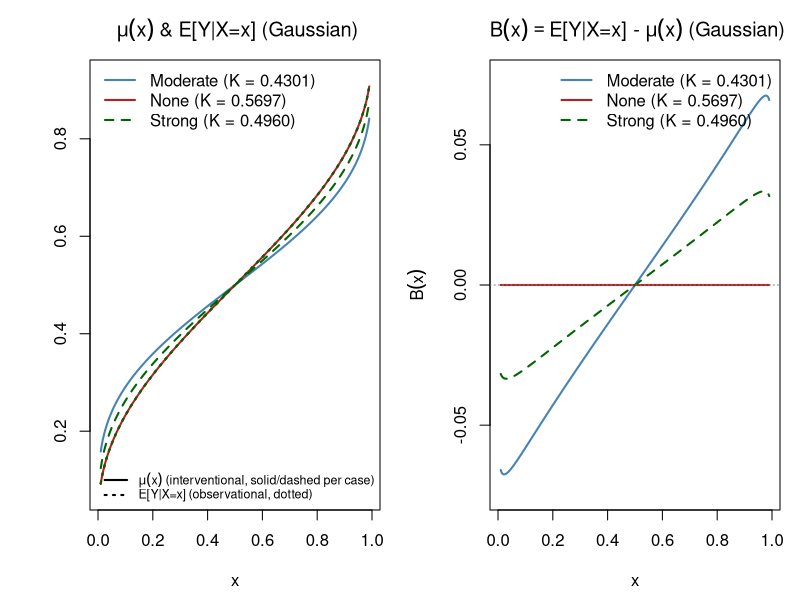
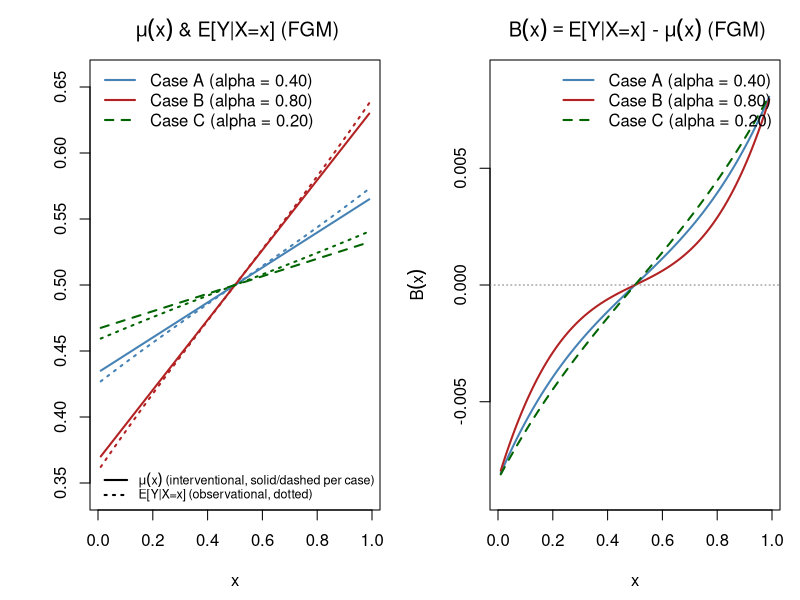

Write R code to recreate these figures, in order.
# ==============================================================================
# Illustrative Numerical Examples: Gaussian and FGM Copulas
# ==============================================================================
#
# This script reproduces the numerical examples in Chapter 4.
#
# The script implements two copula families:
#     - Gaussian copula: mu(x) is U-shaped with tail amplification, governed
#                         by the structural coefficient K (Eq. 5.16), which is
#                         non-monotonic in rho_XZ (Section 5.6.1).
#     - FGM copula      : mu(x) is exactly affine in x, with beta cancelling
#                          out of the mean by an antisymmetry argument
#                          (Eq. 5.23; Section 5.6.2).
#
# For each family and each confounding regime the script computes and
# tabulates, over a grid of treatment quantiles x:
#     (a) Observational mean   E[Y | X = x]           (Eqs. 5.17, 5.24)
#     (b) Interventional mean  mu(x) = E[Y | do(X=x)]  (Eqs. 5.16, 5.23)
#     (c) Confounding bias     B(x) = E[Y|X=x] - mu(x) (Eqs. 5.17, 5.25)
#
# These three quantities -- E[Y|X=x], mu(x), and the analytic confounding
# bias B(x) -- are the only causal quantities reported in this version of
# the dissertation; no ACE, interventional SD, or standardised-ACE object
# is computed.
#
# INPUTS  : none -- all parameters are set inline in "Section 2 - Parameters".
# OUTPUTS : console tables (Table 3: Gaussian; Table 4: FGM) and composite
#           figures (Figure 12: Gaussian; Figure 13: FGM), each showing
#           E[Y|X=x] and mu(x) (left panel) and B(x) (right panel).
#
# PACKAGE DEPENDENCY
#   None beyond base R (stats for pnorm/qnorm/dnorm).
# ==============================================================================


# ==============================================================================
# SECTION 0 - SETUP
# ==============================================================================

# Treatment grid: kept away from 0 and 1 to avoid Phi^{-1}(0) = -Inf
# singularities in the Gaussian family. The representative table values are
# included explicitly so that TABLE_IDX refers to the exact stated x-values.
TABLE_X <- c(0.10, 0.25, 0.50, 0.75, 0.90)

XGRID <- sort(unique(c(
  seq(0.01, 0.99, length.out = 500),
  TABLE_X
)))

# Indices of the representative quantiles used in Tables 3-4.
TABLE_IDX <- sapply(TABLE_X, function(x) which(XGRID == x)[1])

# Shared plotting aesthetics kept consistent across all figures.
COLS <- c("steelblue", "firebrick", "darkgreen")
LTYS <- c(1L, 1L, 2L)


# ==============================================================================
# SECTION 1 - MATHEMATICAL FUNCTIONS
# ==============================================================================

# All functions are defined exactly once here and shared across both copula
# families. Each docstring cites the corresponding equation in Chapter 5 of
# the dissertation.

# ------------------------------------------------------------------------------
# 1A  Gaussian copula (Section 5.6.1)
# ------------------------------------------------------------------------------

#' Structural coefficients of the Gaussian-copula interventional model
#' (dissertation Sec. 5.6.1, Step 2, Eq. 5.16).
#'
#' Regressing Y* on (X*, Z*) under the trivariate-normal representation
#' (X* = Phi^{-1}(X), etc., all marginally N(0,1) with correlation matrix
#' built from rho_XY, rho_XZ, rho_YZ -- see the "Why the asterisk" remark)
#' gives
#'   a = (rho_XY - rho_XZ*rho_YZ) / (1 - rho_XZ^2),
#'   b = (rho_YZ - rho_XY*rho_XZ) / (1 - rho_XZ^2),
#' and the interventional latent variance
#'   V = 1 - a^2 - 2*a*b*rho_XZ,
#' so that Y* | do(X* = x*) ~ N(a * Phi^{-1}(x), V) exactly. Marginalising
#' the probit link Phi over this normal (via the elementary identity Eq. 5.15)
#' gives the interventional-mean slope
#'   K = a / sqrt(1 + V),   so that   mu(x) = Phi(K * Phi^{-1}(x)).
#'
#' The no-confounding value K_0 (i.e. K evaluated at rho_XZ = 0) governs the
#' OBSERVATIONAL mean instead: E[Y|X=x] = Phi(K_0 * Phi^{-1}(x)), since
#' Y* | X* = x* ~ N(rho_XY * Phi^{-1}(x), 1 - rho_XY^2) directly, with no Z*
#' to marginalise (Step 3). K_0 = rho_XY / sqrt(2 - rho_XY^2).
gaussian_K_and_V <- function(rho_xy, rho_xz, rho_yz) {
  a <- (rho_xy - rho_xz * rho_yz) / (1 - rho_xz^2)
  b <- (rho_yz - rho_xy * rho_xz) / (1 - rho_xz^2)
  V <- 1 - a^2 - 2 * a * b * rho_xz
  K <- a / sqrt(1 + V)
  c(a = unname(a), b = unname(b), V = unname(V), K = unname(K))
}

#' No-confounding structural coefficient K_0 = K evaluated at rho_XZ = 0
#' (Eq. 5.17): K_0 = rho_XY / sqrt(2 - rho_XY^2).
gaussian_K0 <- function(rho_xy) {
  rho_xy / sqrt(2 - rho_xy^2)
}

#' Interventional mean  mu(x) = Phi(K * Phi^{-1}(x))   (Eq. 5.16)
#'
#' E[Y | do(X = x)] on the observable uniform [0, 1] scale.
mu_gaussian <- function(x, K) pnorm(K * qnorm(x))

#' Observational mean  E[Y | X = x] = Phi(K_0 * Phi^{-1}(x))   (Eq. 5.17)
#'
#' Same functional form as mu_gaussian(), but driven by K_0 rather than K.
eobs_gaussian <- function(x, K0) pnorm(K0 * qnorm(x))

#' Confounding bias  B(x) = E[Y|X=x] - mu(x)
bias_gaussian <- function(x, K, K0) {
  eobs_gaussian(x, K0) - mu_gaussian(x, K)
}


# ------------------------------------------------------------------------------
# 1B  FGM copula (Section 5.6.2)
# ------------------------------------------------------------------------------

#' Interventional mean mu(x) under the 3-parameter FGM model
#' (Eq. 5.23): mu(x) = 1/2 - alpha*(1-2x)*(1/6 - eta^2/90).
#'
#' Derivation: integrating 1 - F^{(X-down)}_{Y|X}(y|x) (Eq. 5.21) over
#' y in [0,1], using int_0^1 y(1-y) dy = 1/6 and
#' int_0^1 y^2(1-y)^2 dy = 1/30. The beta-term in the CDF contains the
#' factor y(1-y)(1-2y), whose integral vanishes by antisymmetry about
#' y = 1/2. Thus beta cancels from mu(x), although it remains in the full
#' interventional distribution through F_{X|Z}(x|z).
mu_fgm <- function(x, params) {
  alpha <- params["theta_xy_cond"]   # direct effect X -> Y
  eta   <- params["theta_yz"]        # outcome-confounder parameter
  A     <- 1/6 - eta^2 / 90
  
  unname(
    0.5 - alpha * (1 - 2*x) * A
  )
}

#' Observational mean E[Y | X = x] under the confounded FGM DAG (Eq. 5.24).
#'
#' E[Y|X=x] = 1/2 - (1-2x) * [ beta*eta/18 + alpha*(15-eta^2)/90
#'                              - alpha*beta^2*(25-3*eta^2)/225 * x*(1-x) ]
eobs_fgm <- function(x, params) {
  alpha <- params["theta_xy_cond"]
  beta  <- params["theta_xz"]
  eta   <- params["theta_yz"]
  
  bracket <- beta * eta / 18 +
    alpha * (15 - eta^2) / 90 -
    alpha * beta^2 * (25 - 3*eta^2) / 225 * x * (1 - x)
  
  unname(
    0.5 - (1 - 2*x) * bracket
  )
}

#' Confounding bias B(x) = E[Y|X=x] - mu(x) under the FGM model.
#'
#' Subtracting Eqs. 5.23 and 5.24 gives
#'
#'   B(x) = -(beta*eta/18)(1-2x)
#'          + alpha*beta^2*(25-3*eta^2)/225
#'            * x*(1-x)*(1-2x).
#'
#' The beta*eta/18 term is the first-order back-door contribution carried by
#' the Z -> X and Z -> Y legs together. The alpha*(15-eta^2)/90 contribution
#' cancels exactly against the corresponding term in mu(x). The remaining
#' alpha-dependent contribution is the higher-order alpha*beta^2 term.
#' Thus eta enters the bias both through the first-order back-door term and
#' through the higher-order alpha*beta^2 term.
bias_fgm <- function(x, params) {
  alpha <- params["theta_xy_cond"]
  beta  <- params["theta_xz"]
  eta   <- params["theta_yz"]
  
  unname(
    -beta * eta / 18 * (1 - 2*x) +
      alpha * beta^2 * (25 - 3*eta^2) / 225 *
      x * (1 - x) * (1 - 2*x)
  )
}


# ------------------------------------------------------------------------------
# 1C  Generic utility: compute E[Y|X=x], mu(x), and B(x) over a grid
# ------------------------------------------------------------------------------

#' Evaluate the observational mean, interventional mean, and confounding
#' bias at every point of a treatment grid, for a list of parameter cases.
compute_causal_quantities <- function(eobs_fn, mu_fn, bias_fn, params, xgrid) {
  n_x    <- length(xgrid)
  n_case <- length(params)
  
  eobs_mat <- matrix(NA_real_, n_x, n_case)
  mu_mat   <- matrix(NA_real_, n_x, n_case)
  bias_mat <- matrix(NA_real_, n_x, n_case)
  
  for (j in seq_len(n_case)) {
    p <- params[[j]]
    eobs_mat[, j] <- eobs_fn(xgrid, p)
    mu_mat[, j]   <- mu_fn(xgrid, p)
    bias_mat[, j] <- bias_fn(xgrid, p)
  }
  
  list(eobs = eobs_mat, mu = mu_mat, bias = bias_mat)
}


# ------------------------------------------------------------------------------
# 1D  Generic utility: print a formatted summary table to the console
# ------------------------------------------------------------------------------

#' Print a formatted E[Y|X=x] / mu(x) / B(x) summary table, reproducing the
#' layout of Tables 3-4 of the dissertation.
#'
#' @param res         Output list from compute_causal_quantities()
#' @param xgrid       Treatment grid (same length as nrow(res$mu))
#' @param idx         Integer vector of exact grid indices to tabulate
#' @param case_names  Character vector of case labels (length = ncol(res$mu))
#' @param param_label Character vector of per-case parameter annotations
print_causal_table <- function(res, xgrid, idx, case_names, param_label) {
  header  <- sprintf("%-6s  %-13s  %-9s  %-9s",
                     "x", "E[Y|X=x]", "mu(x)", "B(x)")
  divider <- strrep("-", 42)
  
  for (j in seq_along(case_names)) {
    cat(sprintf("\n%s (%s):\n", case_names[j], param_label[j]))
    cat(header, "\n", divider, "\n", sep = "")
    
    for (i in idx) {
      cat(sprintf("%-6.2f  %-13.4f  %-9.4f  %-9.4f\n",
                  xgrid[i],
                  res$eobs[i, j],
                  res$mu[i,   j],
                  res$bias[i, j]))
    }
  }
  invisible(NULL)
}


# ------------------------------------------------------------------------------
# 1E  Generic utility: draw the two-panel figure
# ------------------------------------------------------------------------------

#' Draw the standard two-panel causal summary figure used for Figures 12-13.
#'
#' Left panel:  E[Y|X=x] (dashed, per case) overlaid with mu(x) (solid, per
#'              case) -- directly visualises the confounding gap that B(x)
#'              quantifies in the right panel.
#' Right panel: B(x) = E[Y|X=x] - mu(x), the analytic confounding bias.
plot_two_panels <- function(xgrid, res, labs, cols, ltys, title_tag = "") {
  par(mfrow = c(1, 2), mar = c(4.5, 4.5, 3, 1))
  n_cases <- ncol(res$mu)
  
  # --- Left panel: E[Y|X=x] (dashed) and mu(x) (solid) -----------------------
  
  ylim_left <- range(c(res$eobs, res$mu), finite = TRUE)
  ylim_left <- c(max(0, ylim_left[1] - 0.02),
                 min(1, ylim_left[2] + 0.02))
  
  plot(xgrid, res$mu[, 1], type = "l", lwd = 2, col = cols[1],
       ylim = ylim_left,
       xlab = expression(x), ylab = "",
       main = bquote("" ~ mu(x) ~
                       "& E[Y|X=x]" ~ .(title_tag)))
  
  lines(xgrid, res$eobs[, 1], lwd = 2, col = cols[1], lty = 3)
  
  for (j in 2:n_cases) {
    lines(xgrid, res$mu[, j],   lwd = 2, col = cols[j], lty = ltys[j])
    lines(xgrid, res$eobs[, j], lwd = 2, col = cols[j], lty = 3)
  }
  
  legend("topleft", legend = labs, col = cols, lwd = 2, lty = ltys, bty = "n")
  
  legend("bottomright",
         legend = c(expression(mu(x) ~ "(interventional, solid/dashed per case)"),
                    "E[Y|X=x] (observational, dotted)"),
         lty = c(1, 3), lwd = 2, col = c("black", "black"),
         bty = "n", cex = 0.75)
  
  
  # --- Right panel: Confounding bias B(x) -----------------------------------
  
  ylim_right <- range(res$bias, finite = TRUE)
  pad <- 0.05 * diff(ylim_right)
  if (pad == 0) pad <- 0.01
  ylim_right <- ylim_right + c(-pad, pad)
  
  plot(xgrid, res$bias[, 1], type = "l", lwd = 2, col = cols[1],
       ylim = ylim_right,
       xlab = expression(x), ylab = expression(B(x)),
       main = bquote("" ~ B(x) == "E[Y|X=x] -" ~ mu(x) ~
                       .(title_tag)))
  
  for (j in 2:n_cases)
    lines(xgrid, res$bias[, j], lwd = 2, col = cols[j], lty = ltys[j])
  
  abline(h = 0, lty = 3, col = "gray50")
  
  legend("topright", legend = labs, col = cols, lwd = 2, lty = ltys, bty = "n")
}


# ==============================================================================
# SECTION 2 - PARAMETERS
# ==============================================================================

# Three confounding regimes are studied for each copula family, matching the
# regimes reported in Tables 3-4 of the dissertation (Section 5.6).

# ---- 2A  Gaussian copula: observable pairwise correlations ------------------

# All three cases share rho_XY = 0.70, rho_YZ = 0.60; only rho_XZ varies.

gauss_params <- list(
  Moderate = c(rho_xy = 0.70, rho_xz = 0.50, rho_yz = 0.60),
  None     = c(rho_xy = 0.70, rho_xz = 0.00, rho_yz = 0.60),
  Strong   = c(rho_xy = 0.70, rho_xz = 0.80, rho_yz = 0.60)
)


# ---- 2B  FGM copula: dependence parameters ---------------------------------

# Three cases vary alpha = theta_{X,Y|Z} while holding
# beta = theta_{X,Z} = 0.50 and eta = theta_{Y,Z} = 0.30 fixed.

fgm_params <- list(
  CaseA = c(theta_xy_cond = 0.40, theta_xz = 0.50, theta_yz = 0.30),
  CaseB = c(theta_xy_cond = 0.80, theta_xz = 0.50, theta_yz = 0.30),
  CaseC = c(theta_xy_cond = 0.20, theta_xz = 0.50, theta_yz = 0.30)
)


# ==============================================================================
# SECTION 3 - COMPUTATIONS
# ==============================================================================

# ---- 3A  Gaussian copula ----------------------------------------------------

gauss_coeffs <- lapply(gauss_params, function(p) {
  gaussian_K_and_V(p["rho_xy"], p["rho_xz"], p["rho_yz"])
})

K_vals  <- sapply(gauss_coeffs, function(cc) cc["K"])
K0_vals <- sapply(gauss_params, function(p) gaussian_K0(p["rho_xy"]))

names(K_vals)  <- names(gauss_params)
names(K0_vals) <- names(gauss_params)

cat("Gaussian copula: interventional-mean slope K = a / sqrt(1+V)\n")
print(round(K_vals, 4))

cat("Gaussian copula: no-confounding / observational slope K_0\n")
print(round(K0_vals, 4))

# Each case needs both K and K0 supplied to eobs_fn / mu_fn / bias_fn.
gauss_case_params <- Map(
  function(K, K0) c(K = unname(K), K0 = unname(K0)),
  K_vals,
  K0_vals
)

cat("\nComputing Gaussian causal quantities...\n")

res_gauss <- compute_causal_quantities(
  eobs_fn = function(x, p) eobs_gaussian(x, p["K0"]),
  mu_fn   = function(x, p) mu_gaussian(x, p["K"]),
  bias_fn = function(x, p) bias_gaussian(x, p["K"], p["K0"]),
  params  = gauss_case_params,
  xgrid   = XGRID
)

cat("Done.\n")

# Internal consistency check: bias_gaussian() must equal eobs - mu exactly.
stopifnot(
  max(abs(res_gauss$bias - (res_gauss$eobs - res_gauss$mu))) < 1e-10
)


# ---- 3B  FGM copula ---------------------------------------------------------

cat("\nFGM copula: alpha = theta_{X,Y|Z} values\n")

alpha_vals <- sapply(fgm_params, function(p) p["theta_xy_cond"])
names(alpha_vals) <- names(fgm_params)

print(round(alpha_vals, 4))

cat("Computing FGM causal quantities...\n")

res_fgm <- compute_causal_quantities(
  eobs_fn = eobs_fgm,
  mu_fn   = mu_fgm,
  bias_fn = bias_fgm,
  params  = fgm_params,
  xgrid   = XGRID
)

cat("Done.\n")

# Internal consistency check: bias_fgm() must equal eobs_fgm - mu_fgm exactly.
stopifnot(
  max(abs(res_fgm$bias - (res_fgm$eobs - res_fgm$mu))) < 1e-10
)

# Check the scale of the FGM bias used in the figure.
cat("\nFGM bias range over plotting grid:\n")
print(range(res_fgm$bias, finite = TRUE))

# For the chosen parameter values, the bias remains below 0.01 in absolute
# value over the plotting grid.
stopifnot(max(abs(res_fgm$bias)) < 0.01)


# ==============================================================================
# SECTION 4 - CONSOLE OUTPUT (Tables 3-4)
# ==============================================================================

CASE_NAMES_GAUSS <- c("Moderate", "None", "Strong")
CASE_NAMES_FGM   <- c("Case A", "Case B", "Case C")

cat("\n\n=== TABLE 3: Gaussian Copula -- E[Y|X=x], mu(x), B(x) ===\n")
cat("(rho_XY = 0.70, rho_YZ = 0.60 throughout; matches tab:gaussian)\n")

gauss_labels <- sprintf(
  "rho_XZ = %.2f, K = %.4f",
  sapply(gauss_params, function(p) p["rho_xz"]),
  K_vals
)

print_causal_table(
  res         = res_gauss,
  xgrid       = XGRID,
  idx         = TABLE_IDX,
  case_names  = CASE_NAMES_GAUSS,
  param_label = gauss_labels
)


cat("\n\n=== TABLE 4: FGM Copula -- E[Y|X=x], mu(x), B(x) ===\n")
cat("(beta = 0.50, eta = 0.30 throughout; matches tab:fgm)\n")

fgm_labels <- sprintf(
  "alpha = %.2f",
  alpha_vals
)

print_causal_table(
  res         = res_fgm,
  xgrid       = XGRID,
  idx         = TABLE_IDX,
  case_names  = CASE_NAMES_FGM,
  param_label = fgm_labels
)


# ==============================================================================
# SECTION 5 - FIGURES
# ==============================================================================

# Assemble legend labels linking each curve to its parameter value.
labs_gauss <- sprintf("%s (K = %.4f)", CASE_NAMES_GAUSS, K_vals)
labs_fgm   <- sprintf("%s (alpha = %.2f)", CASE_NAMES_FGM, alpha_vals)

# Create output directory if it does not already exist.
if (!dir.exists("imagens")) {
  dir.create("imagens", recursive = TRUE)
}


# ---- Figure 12: Gaussian copula ---------------------------------------------

jpeg(
  filename = "imagens/ACE_paper_example_Gauss.jpg",
  width = 1800,
  height = 900,
  res = 220,
  quality = 95
)

plot_two_panels(
  xgrid     = XGRID,
  res       = res_gauss,
  labs      = labs_gauss,
  cols      = COLS,
  ltys      = LTYS,
  title_tag = "(Gaussian)"
)

dev.off()


# ---- Figure 13: FGM copula ---------------------------------------------------

jpeg(
  filename = "imagens/ACE_paper_example_FGM.jpg",
  width = 1800,
  height = 900,
  res = 220,
  quality = 95
)

plot_two_panels(
  xgrid     = XGRID,
  res       = res_fgm,
  labs      = labs_fgm,
  cols      = COLS,
  ltys      = LTYS,
  title_tag = "(FGM)"
)

dev.off()


# ==============================================================================
# SECTION 6 - SUMMARY
# ==============================================================================

cat("\n", strrep("=", 79), "\n", sep = "")
cat("SUMMARY: E[Y|X=x], mu(x), AND THE ANALYTIC CONFOUNDING BIAS B(x)\n")
cat(strrep("=", 79), "\n\n")

cat("Both families reproduce the qualitative contrast of the numerical examples:\n\n")

cat("1. GAUSSIAN COPULA:\n")
cat("   - mu(x) and E[Y|X=x] are both S-shaped (Phi(K*Phi^{-1}(x)) family).\n")
cat("   - K is non-monotonic in |rho_XZ| through the structural coefficients.\n")
cat("   - B(x) = E[Y|X=x] - mu(x), vanishes at x = 0.5, and changes sign\n")
cat("     across the median.\n\n")

cat("2. FGM COPULA:\n")
cat("   - mu(x) is exactly affine in x (Eq. 5.23); beta cancels out of the\n")
cat("     interventional mean by antisymmetry.\n")
cat("   - beta remains in the full interventional distribution through\n")
cat("     F_{X|Z}(x|z), even though its contribution to mu(x) vanishes.\n")
cat("   - B(x) vanishes at x = 0.5 and is antisymmetric about the median.\n")
cat("   - B(x) is generally cubic in x through the term\n")
cat("     x*(1-x)*(1-2*x) in Eq. 5.25.\n\n")

cat("3. VERIFICATION:\n")
cat("   - bias_gaussian() equals E[Y|X=x] - mu(x) to machine precision.\n")
cat("   - bias_fgm() equals E[Y|X=x] - mu(x) to machine precision.\n")
cat("   - Table values are evaluated at the exact stated treatment values,\n")
cat("     including x = 0.50.\n")
cat("   - The FGM bias remains below 0.01 in absolute value over the plotting\n")
cat("     grid for the parameter values used here.\n\n")

cat("This script implements the closed-form expressions used for the numerical\n")
cat("examples and generates the corresponding tables and figures.\n\n")

cat("Figures saved as:\n")
cat("  imagens/ACE_paper_example_Gauss.jpg\n")
cat("  imagens/ACE_paper_example_FGM.jpg\n\n")
